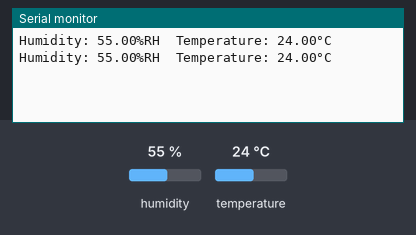
Recording of a sketch running on a simulated Arduino Uno, built with avr-gcc and run on an emulated ATmega328P. On the bench: the last lines printed to the serial monitor. The test bench sets the inputs (shaded band); at power-on: humidity 55 %, temperature 24 °C.

Above: at 2.8 s.
2.9 s: humidity set to 22 %
At 4.8 s:
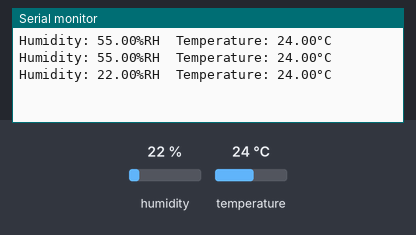
5.6 s: temperature set to 12 °C
At 7.2 s:
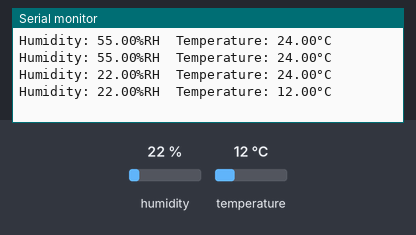
8.3 s: humidity set to 40 %
At 10.8 s:
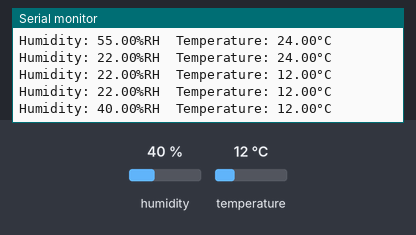
Timing chart, 0 to 12.3 s (numbered marks = the images above; inputs shaded):
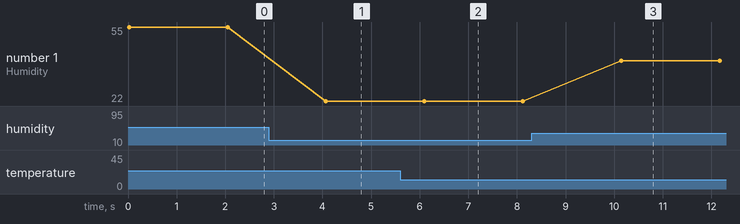

Measured:
- after the input at 2.9 s, the serial monitor: prints a new line after 1.2 s (image 1)
- after the input at 5.6 s, the serial monitor: prints a new line after 0.50 s (image 2)
- after the input at 8.3 s, the serial monitor: prints a new line after 1.8 s (image 3)
- plotted number 1: 55 → 22 after the input at 2.9 s, 22 → 40 after the input at 8.3 s

The sketch:

DHT11.ino
```cpp
#include <DHT.h>

#define DHTPIN 5         // Pin connected to the DHT11 sensor (GPIO 15 in this case)
#define DHTTYPE DHT11     // Define the sensor type as DHT11

DHT dht(DHTPIN, DHTTYPE);  // Create an instance of the DHT class

void setup() {
  Serial.begin(115200);      // Start the serial communication at 115200 baud rate
  dht.begin();               // Initialize the DHT sensor
}

void loop() {
  // Reading temperature and humidity values from the DHT11 sensor
  float humidity = dht.readHumidity();
  float temperature = dht.readTemperature();  // Temperature in Celsius

  // Print the values to the serial monitor
  Serial.print("Humidity: ");
  Serial.print(humidity);
  Serial.print("%RH\t");
  Serial.print("Temperature: ");
  Serial.print(temperature);
  Serial.println("°C");

  // Wait a few seconds between readings.
  delay(2000);
}
```
